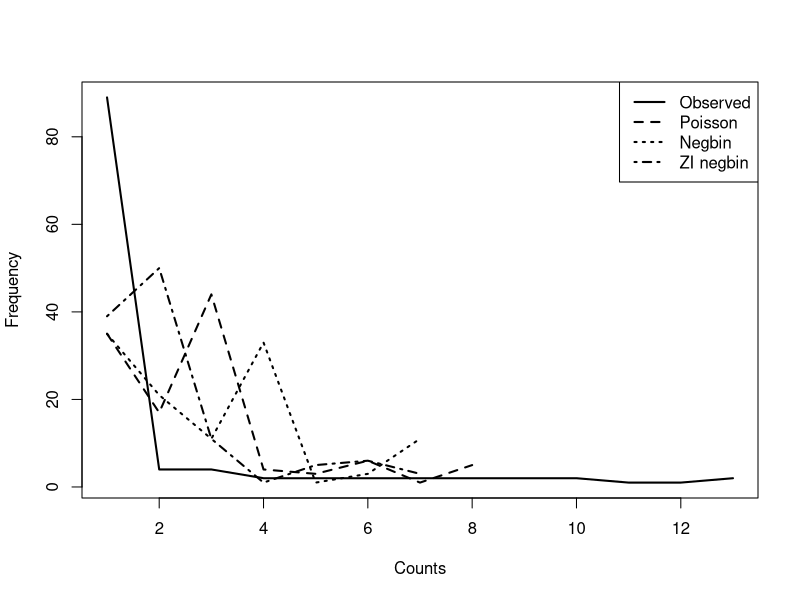

Recreate this plot in R.
## ---- chunk 1
suppressPackageStartupMessages({
  library(readr)
  library(dplyr)
})
needledat <- readr::read_csv("needle_sharing.csv")
needledat2 <- needledat %>%
  dplyr::filter(sex %in% c("M", "F") &
                  ethn %in% c("White", "AA", "Hispanic") &
                  !is.na(homeless)) %>%
  mutate(
    homeless = recode(homeless, "0" = "no", "1" = "yes"),
    hiv = recode(
      hivstat,
      "0" = "negative",
      "1" = "positive",
      "2" = "yes"
    )
  )
## ---- chunk 2
fit.pois <- glm(shared_syr ~ sex + ethn + homeless,
                data = needledat2,
                family = poisson(link = "log"))
## ---- chunk 3
library(MASS)
fit.negbin <- MASS::glm.nb(shared_syr ~ sex +
                             ethn + homeless,
                           data = needledat2)
## ---- chunk 4
library(pscl)
fit.ZIpois <- pscl::zeroinfl(shared_syr ~ sex +
                         ethn + homeless,
                       dist = "poisson",
                       data = needledat2)
## ---- chunk 5
fit.ZInb3 <-
  pscl::zeroinfl(shared_syr ~ sex + ethn + homeless | 1,
           dist = "negbin",
           data = needledat2)
## ---- chunk 6
observed <- data.frame(table(needledat2$shared_syr))
fit.lm <- lm(shared_syr ~ sex + ethn + homeless, data = needledat2)
pred.lm <- data.frame(table(round(predict(fit.lm))))
pred.pois <-
  data.frame(table(round(predict(fit.pois, type = "response"))))
pred.negbin <-
  data.frame(table(round(predict(fit.negbin, type = "response"))))
pred.ZIpois <-
  data.frame(table(round(predict(fit.ZIpois, type = "response"))))
pred.ZInb3 <-
  data.frame(table(round(predict(fit.ZInb3, type = "response"))))

plot(
  as.numeric(observed[, 1]),
  observed[, 2],
  type = "l",
  lwd = 2,
  xlab = "Counts",
  ylab = "Frequency"
)
lines(as.numeric(pred.pois[, 1]),
      pred.pois[, 2],
      lty = 2,
      lwd = 2)
lines(as.numeric(pred.negbin[, 1]),
      pred.negbin[, 2],
      lty = 3,
      lwd = 2)
lines(as.numeric(pred.ZInb3[, 1]),
      pred.ZInb3[, 2],
      lty = 4,
      lwd = 2)
legend(
  "topright",
  legend = c("Observed", "Poisson", "Negbin", "ZI negbin"),
  lty = 1:4,
  lwd = 2
)
